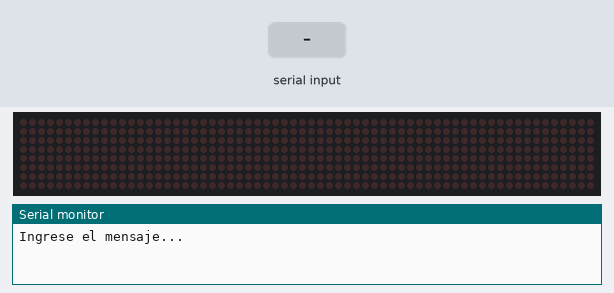
Simulated run of this sketch. Board: Arduino Uno, built with avr-gcc and run on an emulated ATmega328P. Parts: 64×8 LED matrix, the last lines printed to the serial monitor. Inputs (shaded band) come from the test bench.

Above: at 1.2 s.
1.3 s: "1" received over Serial
At 3.2 s:
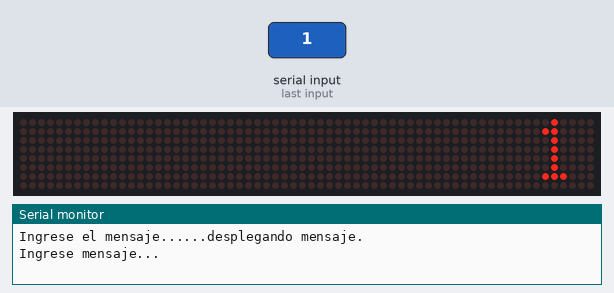
4.1 s: "0" received over Serial
At 6.5 s:
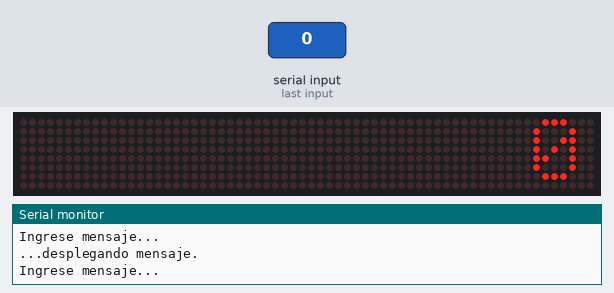
6.9 s: "2" received over Serial
At 8.7 s:
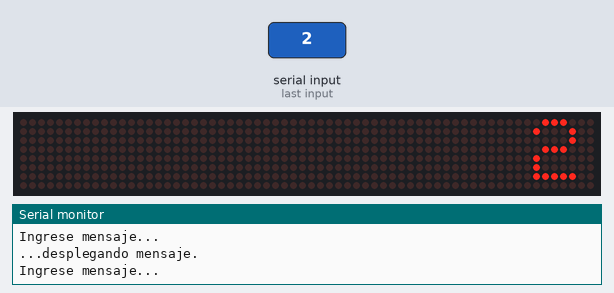
Timing chart, 0 to 10.2 s (numbered marks = the images above; inputs shaded):
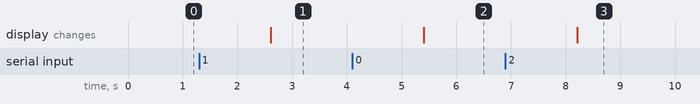

Measured:
- after the input at 1.3 s, the display: changes after 1.3 s (image 1)
- after the input at 4.1 s, the display: changes after 1.3 s (image 2)
- after the input at 6.9 s, the display: changes after 1.3 s (image 3)

The sketch:

setshitintoleddisplay.ino
```cpp
  #include "LedControl.h";

  const byte DIN=4;
  const byte CS=3;
  const byte CLK=2;
  const byte QTD_DISP=8;

  LedControl LedMatrix = LedControl(DIN, CLK, CS, QTD_DISP);

  char mensaje[30];
  char charLeido;

  byte i=0, colo=0, row=0;
  int indice = 0;

 void setup(){
  Serial.begin(9600);
  LedMatrix.shutdown(0, false);
  LedMatrix.setIntensity(0, 10);
  LedMatrix.clearDisplay(0);

  Serial.print("Ingrese el mensaje...");

}

 void loop(){

  if (Serial.available() > 0) {
    charLeido = Serial.read();
    mensaje[indice] = charLeido;

    indice++;
    delay(250);

    if (Serial.available() == 0) {
    Serial.println("...desplegando mensaje.");
    delay(1000);

    LedMatrix.clearDisplay(0);
    LedMatrix.printStringScroll(0, 0 , mensaje, 75, '<');
    for (int x=0; x<=indice; x++) {
        mensaje[x] = 0;
      }
      indice = 0;
      Serial.println ("");
      Serial.println("Ingrese mensaje...");
    }
  }
}
```
